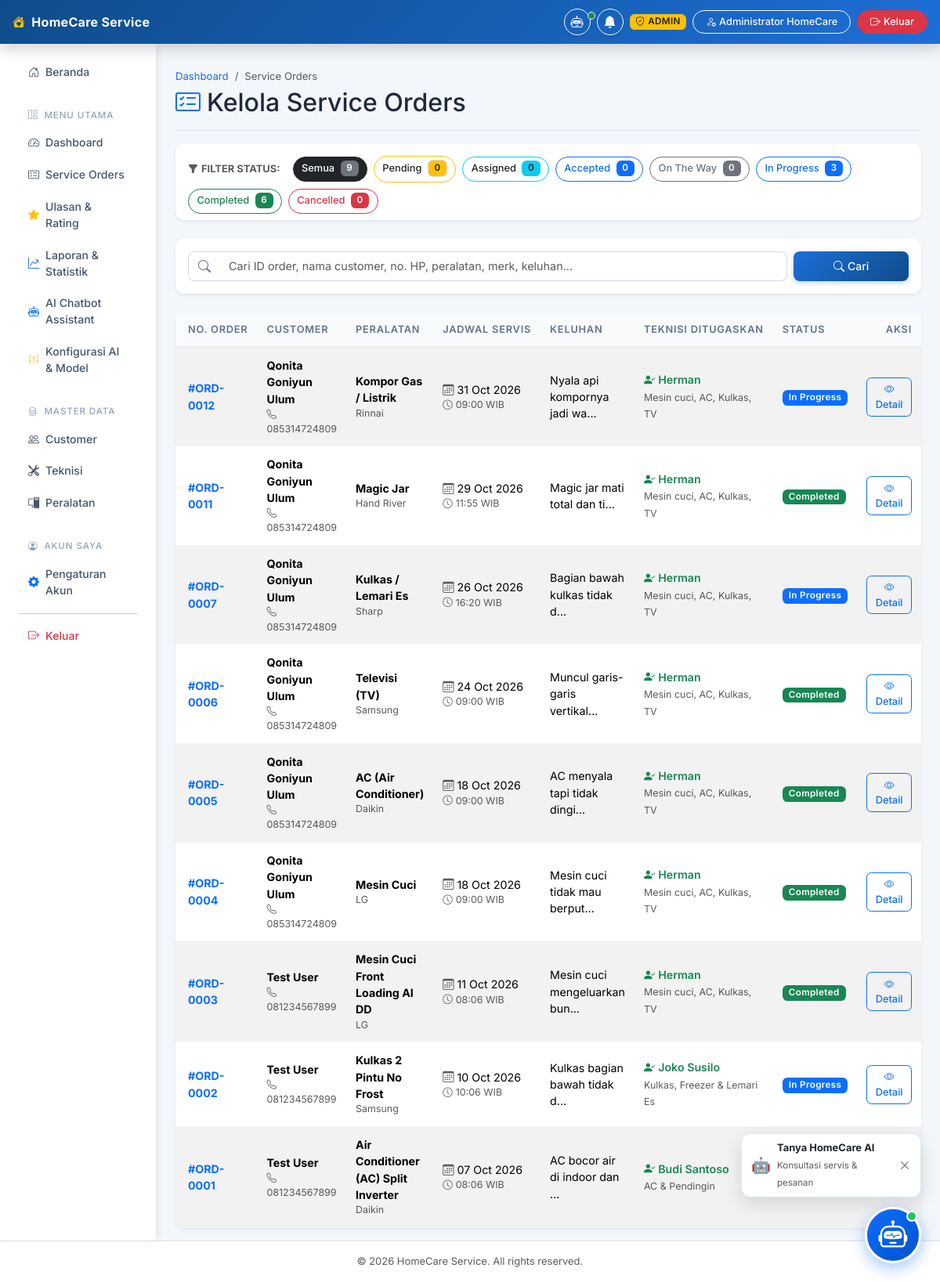
/admin/orders (signed in), run on the app's committed database.
### tables this page shows
CREATE TABLE `service_orders` (
  `id` int(11) NOT NULL AUTO_INCREMENT,
  `customer_id` int(11) NOT NULL,
  `technician_id` int(11) DEFAULT NULL,
  `equipment_id` int(11) NOT NULL,
  `complaint` text NOT NULL,
  `ai_diagnosis` text DEFAULT NULL,
  `status` enum('PENDING','ASSIGNED','ACCEPTED','ON_THE_WAY','IN_PROGRESS','COMPLETED','CANCELLED') DEFAULT 'PENDING',
  `service_date` datetime DEFAULT NULL,
  `photo` varchar(255) DEFAULT NULL,
  `address` text DEFAULT NULL,
  `estimated_cost` decimal(10,2) DEFAULT NULL,
  `final_cost` decimal(10,2) DEFAULT NULL,
  `payment_preference` varchar(50) DEFAULT NULL,
  `created_at` timestamp NOT NULL DEFAULT current_timestamp(),
  `updated_at` timestamp NOT NULL DEFAULT current_timestamp() ON UPDATE current_timestamp(),
  PRIMARY KEY (`id`),
  KEY `customer_id` (`customer_id`),
  KEY `technician_id` (`technician_id`),
  KEY `equipment_id` (`equipment_id`),
  KEY `idx_status` (`status`),
  KEY `idx_service_date` (`service_date`),
  CONSTRAINT `service_orders_ibfk_1` FOREIGN KEY (`customer_id`) REFERENCES `users` (`id`) ON DELETE CASCADE,
  CONSTRAINT `service_orders_ibfk_2` FOREIGN KEY (`technician_id`) REFERENCES `technicians` (`id`) ON DELETE SET NULL,
  CONSTRAINT `service_orders_ibfk_3` FOREIGN KEY (`equipment_id`) REFERENCES `equipment` (`id`) ON DELETE CASCADE
);

CREATE TABLE `users` (
  `id` int(11) NOT NULL AUTO_INCREMENT,
  `name` varchar(100) NOT NULL,
  `email` varchar(100) NOT NULL,
  `password` varchar(255) NOT NULL,
  `role` enum('ADMIN','CUSTOMER','TEKNISI') NOT NULL,
  `phone` varchar(20) DEFAULT NULL,
  `address` text DEFAULT NULL,
  `created_at` timestamp NOT NULL DEFAULT current_timestamp(),
  `updated_at` timestamp NOT NULL DEFAULT current_timestamp() ON UPDATE current_timestamp(),
  PRIMARY KEY (`id`),
  UNIQUE KEY `email` (`email`),
  KEY `idx_role` (`role`)
);

CREATE TABLE `equipment` (
  `id` int(11) NOT NULL AUTO_INCREMENT,
  `name` varchar(100) NOT NULL,
  `brand` varchar(100) DEFAULT NULL,
  `category` varchar(100) DEFAULT NULL,
  `description` text DEFAULT NULL,
  `repair_price` decimal(10,2) NOT NULL DEFAULT 0.00,
  `created_at` timestamp NOT NULL DEFAULT current_timestamp(),
  `updated_at` timestamp NOT NULL DEFAULT current_timestamp() ON UPDATE current_timestamp(),
  PRIMARY KEY (`id`),
  KEY `idx_category` (`category`)
);

CREATE TABLE `technicians` (
  `id` int(11) NOT NULL AUTO_INCREMENT,
  `user_id` int(11) NOT NULL,
  `specialization` varchar(255) DEFAULT NULL,
  `experience` int(11) DEFAULT NULL COMMENT 'Pengalaman dalam tahun',
  `availability` tinyint(1) DEFAULT 1,
  `rating` decimal(3,2) DEFAULT 0.00,
  `created_at` timestamp NOT NULL DEFAULT current_timestamp(),
  `updated_at` timestamp NOT NULL DEFAULT current_timestamp() ON UPDATE current_timestamp(),
  PRIMARY KEY (`id`),
  UNIQUE KEY `user_id` (`user_id`),
  CONSTRAINT `technicians_ibfk_1` FOREIGN KEY (`user_id`) REFERENCES `users` (`id`) ON DELETE CASCADE
);

### app/Views/admin/order/index.php (the view, shortened to what the rows shown need)
<?php
$badgeClass = function($status) {
    switch($status) {
        case 'PENDING': return 'bg-warning text-dark';
        case 'ASSIGNED': return 'bg-info text-dark';
        case 'ACCEPTED': return 'bg-primary';
        case 'ON_THE_WAY': return 'bg-secondary';
        case 'IN_PROGRESS': return 'bg-primary';
        case 'COMPLETED': return 'bg-success';
        case 'CANCELLED': return 'bg-danger';
        default: return 'bg-light text-dark';
    }
};
$statusLabel = function($status) {
    switch($status) {
        case 'PENDING': return 'Pending';
        case 'ASSIGNED': return 'Assigned';
        case 'ACCEPTED': return 'Accepted';
        case 'ON_THE_WAY': return 'On The Way';
        case 'IN_PROGRESS': return 'In Progress';
        case 'COMPLETED': return 'Completed';
        case 'CANCELLED': return 'Cancelled';
        default: return $status;
    }
};
?>
<div class="d-flex justify-content-between flex-wrap flex-md-nowrap align-items-center pt-3 pb-2 mb-3 border-bottom">
    <div>
        <h1 class="h2"><i class="bi bi-card-checklist text-primary me-2"></i>Kelola Service Orders</h1>
    </div>
</div>
<div class="card shadow-sm border-0">
    <div class="card-body p-0">
        <div class="table-responsive">
            <table class="table table-hover table-striped align-middle mb-0">
                <thead class="table-light">
                    <tr>
                        <th class="ps-3">No. Order</th>
                        <th>Customer</th>
                        <th>Peralatan</th>
                        <th>Jadwal Servis</th>
                        <th>Keluhan</th>
                        <th>Teknisi Ditugaskan</th>
                        <th>Status</th>
                        <th class="text-end pe-3">Aksi</th>
                    </tr>
                </thead>
                <tbody>
                    <?php if(!empty($orders)): ?>
                        <?php foreach($orders as $order): ?>
                            <tr>
                                <td class="ps-3 fw-bold text-primary">#ORD-<?= str_pad($order['id'], 4, '0', STR_PAD_LEFT) ?></td>
                                <td>
                                    <strong><?= htmlspecialchars($order['customer_name']) ?></strong>
                                    <?php if(!empty($order['customer_phone'])): ?>
                                        <div class="small text-muted"><i class="bi bi-telephone me-1"></i><?= htmlspecialchars($order['customer_phone']) ?></div>
                                    <?php endif; ?>
                                </td>
                                <td>
                                    <strong><?= htmlspecialchars($order['equipment_name']) ?></strong>
                                    <?php if(!empty($order['equipment_brand'])): ?>
                                        <div class="small text-muted"><?= htmlspecialchars($order['equipment_brand']) ?></div>
                                    <?php endif; ?>
                                </td>
                                <td>
                                    <div><i class="bi bi-calendar3 me-1 text-muted"></i><?= date('d M Y', strtotime($order['service_date'])) ?></div>
                                    <div class="small text-muted"><i class="bi bi-clock me-1"></i><?= date('H:i', strtotime($order['service_date'])) ?> WIB</div>
                                </td>
                                <td>
                                    <span title="<?= htmlspecialchars($order['complaint']) ?>">
                                        <?= htmlspecialchars(mb_strimwidth($order['complaint'], 0, 30, '...')) ?>
                                    </span>
                                </td>
                                <td>
                                    <?php if(!empty($order['technician_name'])): ?>
                                        <div class="fw-semibold text-success">
                                            <i class="bi bi-person-check-fill me-1"></i><?= htmlspecialchars($order['technician_name']) ?>
                                        </div>
                                        <small class="text-muted"><?= htmlspecialchars($order['technician_specialization'] ?? 'Teknisi') ?></small>
                                    <?php else: ?>
                                        <span class="badge bg-warning text-dark border">
                                            <i class="bi bi-exclamation-circle me-1"></i>Belum Ditugaskan
                                        </span>
                                    <?php endif; ?>
                                </td>
                                <td>
                                    <span class="badge <?= $badgeClass($order['status']) ?> px-2 py-1">
                                        <?= $statusLabel($order['status']) ?>
                                    </span>
                                </td>
                                <td class="text-end pe-3">
                                    <div class="btn-group">
                                        <a href="<?= BASE_URL ?>/admin/orders/detail?id=<?= $order['id'] ?>" class="btn btn-sm btn-outline-primary" title="Lihat Detail">
                                            <i class="bi bi-eye"></i> Detail
                                        </a>
                                    </div>
                                </td>
                            </tr>
                        <?php endforeach; ?>
                    <?php endif; ?>
                </tbody>
            </table>
        </div>
    </div>
</div>

### data on the page
service_orders: id "0012", customer.name "Qonita Goniyun Ulum", customer.phone "085314724809", equipment.name "Kompor Gas / Listrik", equipment.brand "Rinnai", service_date "31 Oct 2026", service_date "09:00", complaint "Nyala api kompornya jadi wa...", users.name "Herman", technician.specialization "Mesin cuci, AC, Kulkas, TV", status "In Progress"
service_orders: id "0011", customer.name "Qonita Goniyun Ulum", customer.phone "085314724809", equipment.name "Magic Jar", equipment.brand "Hand River", service_date "29 Oct 2026", service_date "11:55", complaint "Magic jar mati total dan ti...", users.name "Herman", technician.specialization "Mesin cuci, AC, Kulkas, TV", status "Completed"
service_orders: id "0007", customer.name "Qonita Goniyun Ulum", customer.phone "085314724809", equipment.name "Kulkas / Lemari Es", equipment.brand "Sharp", service_date "26 Oct 2026", service_date "16:20", complaint "Bagian bawah kulkas tidak d...", users.name "Herman", technician.specialization "Mesin cuci, AC, Kulkas, TV", status "In Progress"
service_orders: id "0006", customer.name "Qonita Goniyun Ulum", customer.phone "085314724809", equipment.name "Televisi (TV)", equipment.brand "Samsung", service_date "24 Oct 2026", service_date "09:00", complaint "Muncul garis-garis vertikal...", users.name "Herman", technician.specialization "Mesin cuci, AC, Kulkas, TV", status "Completed"
service_orders: id "0005", customer.name "Qonita Goniyun Ulum", customer.phone "085314724809", equipment.name "AC (Air Conditioner)", equipment.brand "Daikin", service_date "18 Oct 2026", service_date "09:00", complaint "AC menyala tapi tidak dingi...", users.name "Herman", technician.specialization "Mesin cuci, AC, Kulkas, TV", status "Completed"
service_orders: id "0004", customer.name "Qonita Goniyun Ulum", customer.phone "085314724809", equipment.name "Mesin Cuci", equipment.brand "LG", service_date "18 Oct 2026", service_date "09:00", complaint "Mesin cuci tidak mau berput...", users.name "Herman", technician.specialization "Mesin cuci, AC, Kulkas, TV", status "Completed"
service_orders: id "0003", customer.name "Test User", customer.phone "081234567899", equipment.name "Mesin Cuci Front Loading AI DD", equipment.brand "LG", service_date "11 Oct 2026", service_date "08:06", complaint "Mesin cuci mengeluarkan bun...", users.name "Herman", technician.specialization "Mesin cuci, AC, Kulkas, TV", status "Completed"
service_orders: id "0002", customer.name "Test User", customer.phone "081234567899", equipment.name "Kulkas 2 Pintu No Frost", equipment.brand "Samsung", service_date "10 Oct 2026", service_date "10:06", complaint "Kulkas bagian bawah tidak d...", users.name "Joko Susilo", technician.specialization "Kulkas, Freezer & Lemari Es", status "In Progress"
service_orders: id "0001", customer.name "Test User", customer.phone "081234567899", equipment.name "Air Conditioner (AC) Split Inverter", equipment.brand "Daikin", service_date "07 Oct 2026", service_date "08:06", complaint "AC bocor air di indoor dan ...", users.name "Budi Santoso", technician.specialization "AC & Pendingin"

### other printed values
$role "ADMIN"
$_SESSION['user_name'] "Administrator HomeCare"
$stats['ALL'] "9"
$stats['PENDING'] "0"
$stats['ASSIGNED'] "0"
$stats['ACCEPTED'] "0"
$stats['ON_THE_WAY'] "0"
$stats['IN_PROGRESS'] "3"
$stats['COMPLETED'] "6"
$stats['CANCELLED'] "0"
